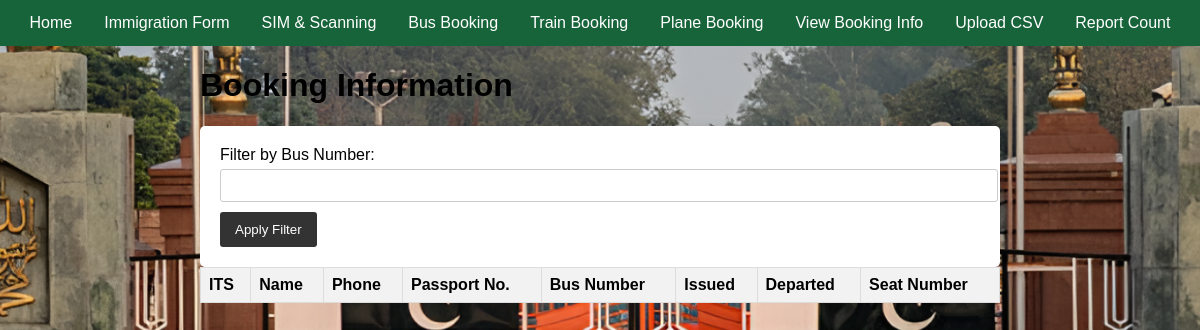
/view-booking-info/, run on an earlier commit of the app's database.
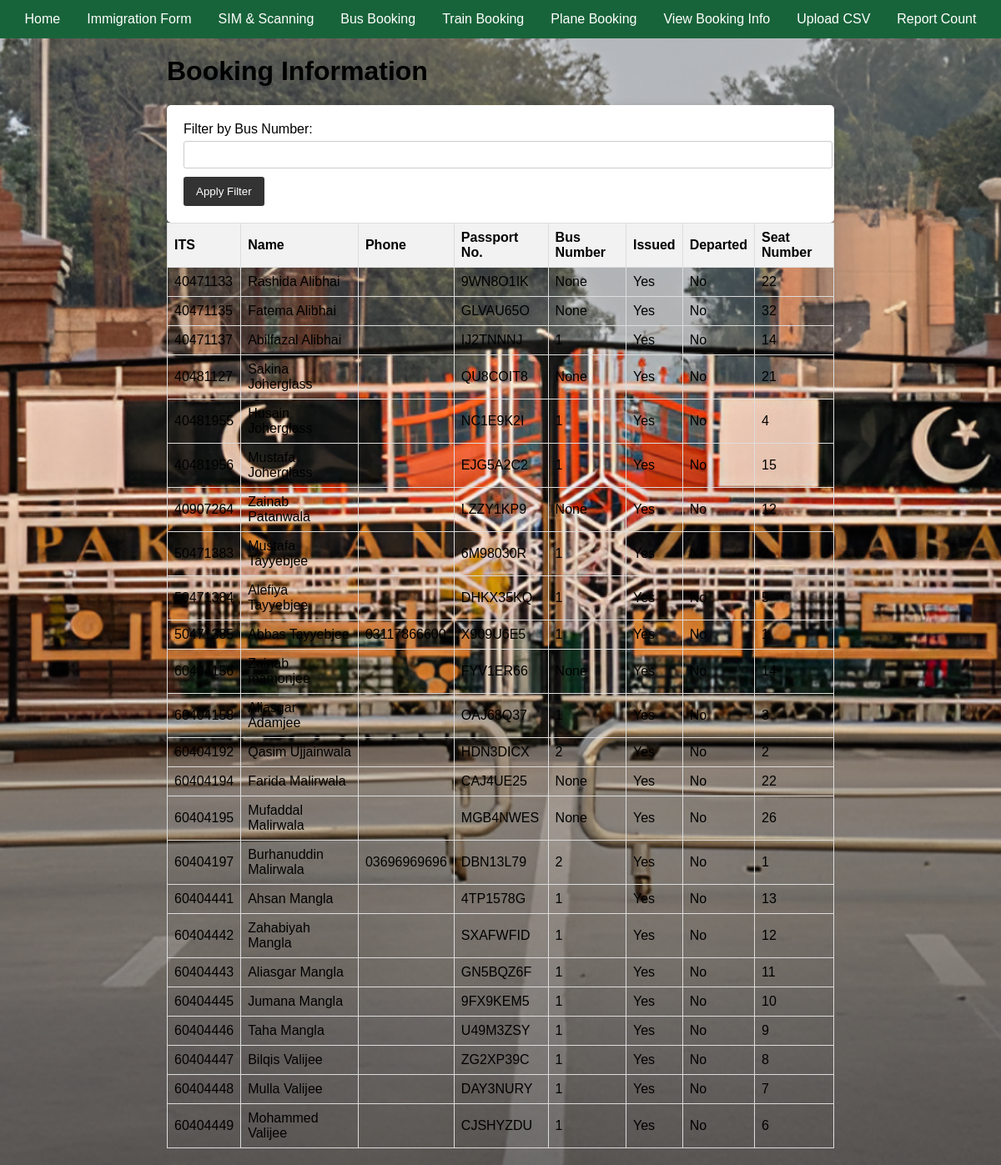
And on a later commit of the database.
### database.py (models this page shows, shortened)
class BookingInfo(Base):
    __tablename__ = "booking_info"
    Mode = Column(Integer, index=True)
    ITS = Column(Integer, ForeignKey('master.ITS'), primary_key=True, index=True)
    Issued = Column(Boolean)
    Departed = Column(Boolean)
    Self_Issued = Column(Boolean, default=False)
    seat_number = Column(Integer)
    bus_number = Column(Integer)
    train_id = Column(Integer, ForeignKey("train.id"), nullable=True)
    plane_id = Column(Integer, ForeignKey("plane.plane_id"), nullable=True)
    coach_number = Column(String)
    cabin_number = Column(String)

class Master(Base):
    __tablename__ = "master"
    ITS = Column(Integer, primary_key=True, index=True)
    first_name = Column(String)
    middle_name = Column(String)
    last_name = Column(String)
    DOB = Column(Date)
    passport_No = Column(String, unique=True)
    passport_Expiry = Column(Date)
    Visa_No = Column(String, unique=True)
    Mode_of_Transport = Column(String)
    phone = Column(String, nullable=True)
    arrived = Column(Boolean, default=False)
    timestamp = Column(DateTime, default=func.now())

### main.py (the view)
@app.get("/view-booking-info/", response_class=HTMLResponse)
async def view_booking_info(request: Request, bus_number: Optional[int] = Query(None), db: Session = Depends(get_db)):
    if bus_number:
        booking_info = db.query(BookingInfo, Master).join(Master).filter(BookingInfo.bus_number == bus_number).all()
    else:
        booking_info = db.query(BookingInfo, Master).join(Master).all()
    return templates.TemplateResponse("view_booking_info.html", {"request": request, "booking_info": booking_info})

### templates/view_booking_info.html
{% extends "base.html" %}
{% block content %}
<h1>Booking Information</h1>
<form method="get" action="/view-booking-info/">
    <label for="bus_number">Filter by Bus Number:</label>
    <input type="number" id="bus_number" name="bus_number">
    <button type="submit">Apply Filter</button>
</form>
<table>
    <thead>
        <tr>
            <th>ITS</th>
            <th>Name</th>
            <th>Phone</th>
            <th>Passport No.</th>
            <th>Bus Number</th>
            <th>Issued</th>
            <th>Departed</th>
            <th>Seat Number</th>
        </tr>
    </thead>
    <tbody>
        {% for booking, master in booking_info |sort(attribute='seat_number') %}
        <tr>
            <td>{{ booking.ITS }}</td>
            <td>{{ master.first_name }} {{ master.last_name }}</td>
            <td>{{ master.phone }}</td>
            <td>{{ master.passport_No }}</td>
            <td>{{ booking.bus_number }}</td>
            <td>{{ "Yes" if booking.Issued else "No" }}</td>
            <td>{{ "Yes" if booking.Departed else "No" }}</td>
            <td>{{ booking.seat_number }}</td>
        </tr>
        {% endfor %}
    </tbody>
</table>
{% endblock %}

What changed in the data, as far as the page shows it:
added BookingInfo: ITS "40471133", first_name "Rashida", last_name "Alibhai", passport_No "9WN8O1IK", bus_number "None", Issued "Yes", Departed "No", seat_number "22"
added BookingInfo: ITS "40471135", first_name "Fatema", last_name "Alibhai", passport_No "GLVAU65O", bus_number "None", Issued "Yes", Departed "No", seat_number "32"
added BookingInfo: ITS "40471137", first_name "Abilfazal", last_name "Alibhai", passport_No "IJ2TNNNJ", bus_number "1", Issued "Yes", Departed "No", seat_number "14"
added BookingInfo: ITS "40481127", first_name "Sakina", last_name "Joherglass", passport_No "QU8COIT8", bus_number "None", Issued "Yes", Departed "No", seat_number "21"
added BookingInfo: ITS "40481955", first_name "Husain", last_name "Joherglass", passport_No "NC1E9K2I", bus_number "1", Issued "Yes", Departed "No", seat_number "4"
added BookingInfo: ITS "40481956", first_name "Mustafa", last_name "Joherglass", passport_No "EJG5A2C2", bus_number "1", Issued "Yes", Departed "No", seat_number "15"
added BookingInfo: ITS "40907264", first_name "Zainab", last_name "Patanwala", passport_No "LZZY1KP9", bus_number "None", Issued "Yes", Departed "No", seat_number "12"
added BookingInfo: ITS "50471383", first_name "Mustafa", last_name "Tayyebjee", passport_No "6M98030R", bus_number "1", Issued "Yes"
added BookingInfo: ITS "50471384", first_name "Alefiya", last_name "Tayyebjee", passport_No "DHKX35KQ", bus_number "1", Issued "Yes", Departed "No", seat_number "5"
added BookingInfo: ITS "50471385", first_name "Abbas", last_name "Tayyebjee", phone "03117866600", passport_No "X909U6E5", bus_number "1", Issued "Yes", Departed "No", seat_number "1"
added BookingInfo: ITS "60404156", first_name "Zainab", last_name "mamonjee", passport_No "FYV1ER66", bus_number "None", Issued "Yes", Departed "No", seat_number "14"
added BookingInfo: ITS "60404158", first_name "Aliasgar", last_name "Adamjee", passport_No "OAJ68Q37", bus_number "1", Issued "Yes", Departed "No", seat_number "3"
added BookingInfo: ITS "60404192", first_name "Qasim", last_name "Ujjainwala", passport_No "HDN3DICX", bus_number "2", Issued "Yes", Departed "No", seat_number "2"
added BookingInfo: ITS "60404194", first_name "Farida", last_name "Malirwala", passport_No "CAJ4UE25", bus_number "None", Issued "Yes", Departed "No", seat_number "22"
added BookingInfo: ITS "60404195", first_name "Mufaddal", last_name "Malirwala", passport_No "MGB4NWES", bus_number "None", Issued "Yes", Departed "No", seat_number "26"
added BookingInfo: ITS "60404197", first_name "Burhanuddin", last_name "Malirwala", phone "03696969696", passport_No "DBN13L79", bus_number "2", Issued "Yes", Departed "No", seat_number "1"
added BookingInfo: ITS "60404441", first_name "Ahsan", last_name "Mangla", passport_No "4TP1578G", bus_number "1", Issued "Yes", Departed "No", seat_number "13"
added BookingInfo: ITS "60404442", first_name "Zahabiyah", last_name "Mangla", passport_No "SXAFWFID", bus_number "1", Issued "Yes", Departed "No", seat_number "12"
added BookingInfo: ITS "60404443", first_name "Aliasgar", last_name "Mangla", passport_No "GN5BQZ6F", bus_number "1", Issued "Yes", Departed "No", seat_number "11"
added BookingInfo: ITS "60404445", first_name "Jumana", last_name "Mangla", passport_No "9FX9KEM5", bus_number "1", Issued "Yes", Departed "No", seat_number "10"
added BookingInfo: ITS "60404446", first_name "Taha", last_name "Mangla", passport_No "U49M3ZSY", bus_number "1", Issued "Yes", Departed "No", seat_number "9"
added BookingInfo: ITS "60404447", first_name "Bilqis", last_name "Valijee", passport_No "ZG2XP39C", bus_number "1", Issued "Yes", Departed "No", seat_number "8"
added BookingInfo: ITS "60404448", first_name "Mulla", last_name "Valijee", passport_No "DAY3NURY", bus_number "1", Issued "Yes", Departed "No", seat_number "7"
added BookingInfo: ITS "60404449", first_name "Mohammed", last_name "Valijee", passport_No "CJSHYZDU", bus_number "1", Issued "Yes", Departed "No", seat_number "6"
